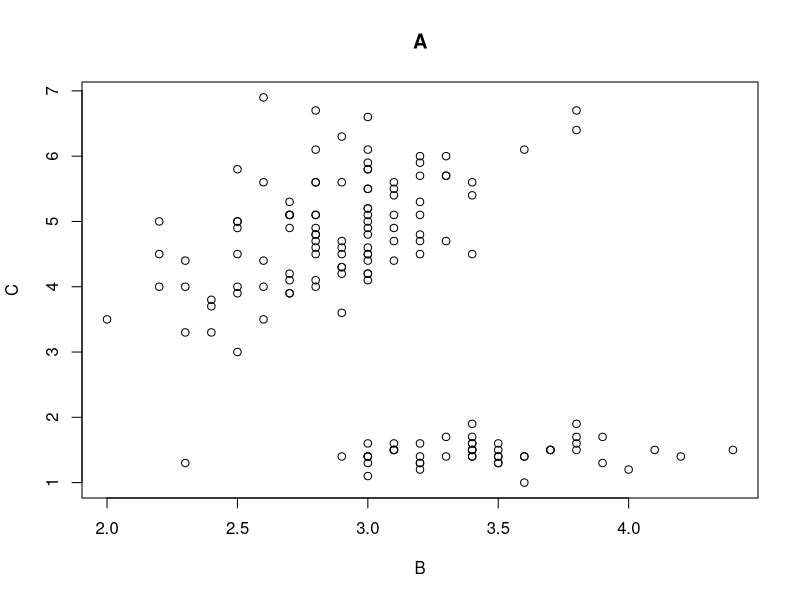
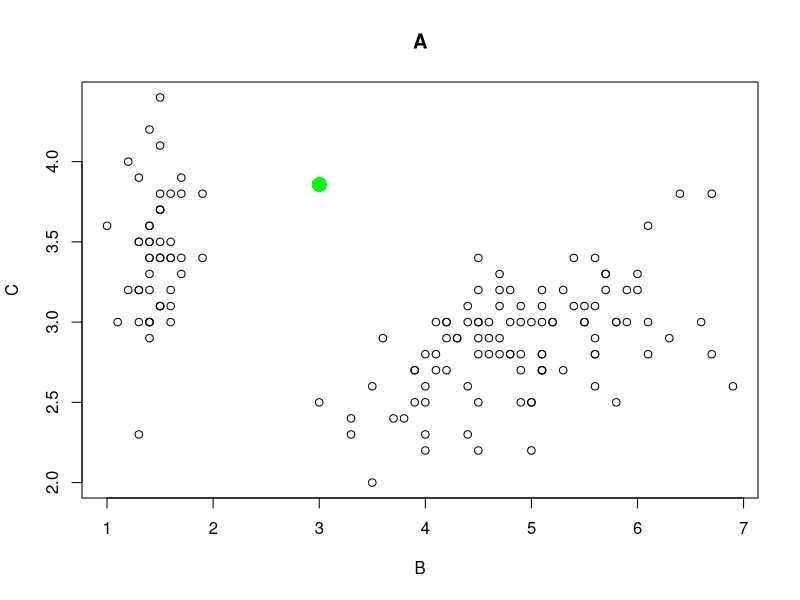

Generate these figures, in order, with R: (Note: this script raises an error after producing the figures.)
data(iris)
View(iris)
Sepal.Length~Species

data(iris)
data1 = cbind(iris$Sepal.Length,iris$Petal.Length)
data = iris[-5]
data

Train <- data.frame(x1 = iris$Sepal.Length,x2 = iris$Sepal.Width, y = iris$Petal.Length)


pca_Traindt <- princomp( data , cor=T)
summary(pca_Traindt)

View(data1)


xx = data.frame(x = c(1,2,3,4,5))


Train <- data.frame(x = iris$Sepal.Width, y = iris$Petal.Length)

lm_test = lm(formula = Train[,1]~Train[,2], data = Train)
lm_test = lm(formula = y~x, data = Train)

plot(Train$y~Train$x , main = "A", xlab = "B", ylab = "C") # 中文字形family = "STHeiti")
plot(Train$x~Train$y , main = "A", xlab = "B", ylab = "C") # 中文字形family = "STHeiti")

xx = data.frame(x = 3)

summary(lm_test)
predicted <- predict(lm_test , newdata = xx)
points(x = xx, y = predicted, col="green", cex = 2, pch = 16)
abline(lm_test = Train$coefficients, col = "red", lwd = 4)


plot(iris$Sepal.Length+~iris$Petal.Length , main = "A", xlab = "B", ylab = "C") # 中文字形family = "STHeiti")
points(x = iris$Sepal.Width, y = iris$Petal.Length, col="green", cex = 2, pch = 16)
abline(reg = lm_test$coefficients, col = "red", lwd = 4)



lm_test = lm(formula = y~x1+x2, data = Train)

